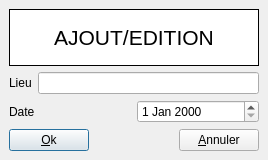
<ui version="4.0" >
 <class>RaceEdit</class>
 <widget class="QDialog" name="RaceEdit" >
  <property name="geometry" >
   <rect>
    <x>0</x>
    <y>0</y>
    <width>268</width>
    <height>160</height>
   </rect>
  </property>
  <property name="windowTitle" >
   <string>Ajout/édition d'une course</string>
  </property>
  <layout class="QVBoxLayout" >
   <property name="margin" >
    <number>9</number>
   </property>
   <property name="spacing" >
    <number>6</number>
   </property>
   <item>
    <widget class="QFrame" name="frame" >
     <property name="palette" >
      <palette>
       <active>
        <colorrole role="Base" >
         <brush brushstyle="SolidPattern" >
          <color alpha="255" >
           <red>255</red>
           <green>255</green>
           <blue>255</blue>
          </color>
         </brush>
        </colorrole>
        <colorrole role="Window" >
         <brush brushstyle="SolidPattern" >
          <color alpha="255" >
           <red>255</red>
           <green>255</green>
           <blue>255</blue>
          </color>
         </brush>
        </colorrole>
       </active>
       <inactive>
        <colorrole role="Base" >
         <brush brushstyle="SolidPattern" >
          <color alpha="255" >
           <red>255</red>
           <green>255</green>
           <blue>255</blue>
          </color>
         </brush>
        </colorrole>
        <colorrole role="Window" >
         <brush brushstyle="SolidPattern" >
          <color alpha="255" >
           <red>255</red>
           <green>255</green>
           <blue>255</blue>
          </color>
         </brush>
        </colorrole>
       </inactive>
       <disabled>
        <colorrole role="Base" >
         <brush brushstyle="SolidPattern" >
          <color alpha="255" >
           <red>255</red>
           <green>255</green>
           <blue>255</blue>
          </color>
         </brush>
        </colorrole>
        <colorrole role="Window" >
         <brush brushstyle="SolidPattern" >
          <color alpha="255" >
           <red>255</red>
           <green>255</green>
           <blue>255</blue>
          </color>
         </brush>
        </colorrole>
       </disabled>
      </palette>
     </property>
     <property name="autoFillBackground" >
      <bool>true</bool>
     </property>
     <property name="frameShape" >
      <enum>QFrame::Box</enum>
     </property>
     <property name="frameShadow" >
      <enum>QFrame::Plain</enum>
     </property>
     <layout class="QGridLayout" >
      <property name="margin" >
       <number>9</number>
      </property>
      <property name="spacing" >
       <number>6</number>
      </property>
      <item row="0" column="0" >
       <widget class="QLabel" name="TextLabel1" >
        <property name="sizePolicy" >
         <sizepolicy>
          <hsizetype>1</hsizetype>
          <vsizetype>1</vsizetype>
          <horstretch>0</horstretch>
          <verstretch>0</verstretch>
         </sizepolicy>
        </property>
        <property name="minimumSize" >
         <size>
          <width>0</width>
          <height>0</height>
         </size>
        </property>
        <property name="maximumSize" >
         <size>
          <width>32767</width>
          <height>32767</height>
         </size>
        </property>
        <property name="font" >
         <font>
          <pointsize>16</pointsize>
          <weight>75</weight>
          <bold>true</bold>
         </font>
        </property>
        <property name="text" >
         <string>&lt;html>&lt;head>&lt;meta name="qrichtext" content="1" />&lt;style type="text/css">
p, li { white-space: pre-wrap; }
&lt;/style>&lt;/head>&lt;body style=" font-family:'MS Shell Dlg 2'; font-size:16pt; font-weight:600; font-style:normal; text-decoration:none;">
&lt;p style=" margin-top:0px; margin-bottom:0px; margin-left:0px; margin-right:0px; -qt-block-indent:0; text-indent:0px;">&lt;span style=" font-weight:400;">AJOUT/EDITION&lt;/span>&lt;/p>&lt;/body>&lt;/html></string>
        </property>
        <property name="alignment" >
         <set>Qt::AlignCenter</set>
        </property>
        <property name="wordWrap" >
         <bool>false</bool>
        </property>
       </widget>
      </item>
     </layout>
    </widget>
   </item>
   <item>
    <layout class="QHBoxLayout" >
     <property name="margin" >
      <number>0</number>
     </property>
     <property name="spacing" >
      <number>6</number>
     </property>
     <item>
      <widget class="QLabel" name="TextLabel1_2" >
       <property name="sizePolicy" >
        <sizepolicy>
         <hsizetype>1</hsizetype>
         <vsizetype>1</vsizetype>
         <horstretch>0</horstretch>
         <verstretch>0</verstretch>
        </sizepolicy>
       </property>
       <property name="minimumSize" >
        <size>
         <width>0</width>
         <height>0</height>
        </size>
       </property>
       <property name="maximumSize" >
        <size>
         <width>32767</width>
         <height>32767</height>
        </size>
       </property>
       <property name="font" >
        <font/>
       </property>
       <property name="text" >
        <string>Lieu</string>
       </property>
       <property name="alignment" >
        <set>Qt::AlignLeading|Qt::AlignLeft|Qt::AlignVCenter</set>
       </property>
       <property name="wordWrap" >
        <bool>false</bool>
       </property>
      </widget>
     </item>
     <item>
      <widget class="QLineEdit" name="lneName" />
     </item>
    </layout>
   </item>
   <item>
    <layout class="QHBoxLayout" >
     <property name="margin" >
      <number>0</number>
     </property>
     <property name="spacing" >
      <number>6</number>
     </property>
     <item>
      <widget class="QLabel" name="TextLabel2" >
       <property name="sizePolicy" >
        <sizepolicy>
         <hsizetype>1</hsizetype>
         <vsizetype>1</vsizetype>
         <horstretch>0</horstretch>
         <verstretch>0</verstretch>
        </sizepolicy>
       </property>
       <property name="minimumSize" >
        <size>
         <width>0</width>
         <height>0</height>
        </size>
       </property>
       <property name="maximumSize" >
        <size>
         <width>32767</width>
         <height>32767</height>
        </size>
       </property>
       <property name="font" >
        <font/>
       </property>
       <property name="text" >
        <string>Date</string>
       </property>
       <property name="alignment" >
        <set>Qt::AlignLeading|Qt::AlignLeft|Qt::AlignVCenter</set>
       </property>
       <property name="wordWrap" >
        <bool>false</bool>
       </property>
      </widget>
     </item>
     <item>
      <widget class="QDateEdit" name="date" />
     </item>
    </layout>
   </item>
   <item>
    <layout class="QHBoxLayout" >
     <property name="margin" >
      <number>0</number>
     </property>
     <property name="spacing" >
      <number>6</number>
     </property>
     <item>
      <widget class="QPushButton" name="btnOk" >
       <property name="text" >
        <string>&amp;Ok</string>
       </property>
       <property name="shortcut" >
        <string>Alt+O</string>
       </property>
      </widget>
     </item>
     <item>
      <spacer>
       <property name="orientation" >
        <enum>Qt::Horizontal</enum>
       </property>
       <property name="sizeType" >
        <enum>QSizePolicy::Expanding</enum>
       </property>
       <property name="sizeHint" >
        <size>
         <width>20</width>
         <height>20</height>
        </size>
       </property>
      </spacer>
     </item>
     <item>
      <widget class="QPushButton" name="btnCancel" >
       <property name="text" >
        <string>&amp;Annuler</string>
       </property>
       <property name="shortcut" >
        <string>Alt+A</string>
       </property>
      </widget>
     </item>
    </layout>
   </item>
  </layout>
 </widget>
 <layoutdefault spacing="6" margin="11" />
 <pixmapfunction>qPixmapFromMimeSource</pixmapfunction>
 <resources/>
 <connections>
  <connection>
   <sender>btnOk</sender>
   <signal>clicked()</signal>
   <receiver>RaceEdit</receiver>
   <slot>accept()</slot>
   <hints>
    <hint type="sourcelabel" >
     <x>20</x>
     <y>20</y>
    </hint>
    <hint type="destinationlabel" >
     <x>20</x>
     <y>20</y>
    </hint>
   </hints>
  </connection>
  <connection>
   <sender>btnCancel</sender>
   <signal>clicked()</signal>
   <receiver>RaceEdit</receiver>
   <slot>reject()</slot>
   <hints>
    <hint type="sourcelabel" >
     <x>20</x>
     <y>20</y>
    </hint>
    <hint type="destinationlabel" >
     <x>20</x>
     <y>20</y>
    </hint>
   </hints>
  </connection>
 </connections>
</ui>
